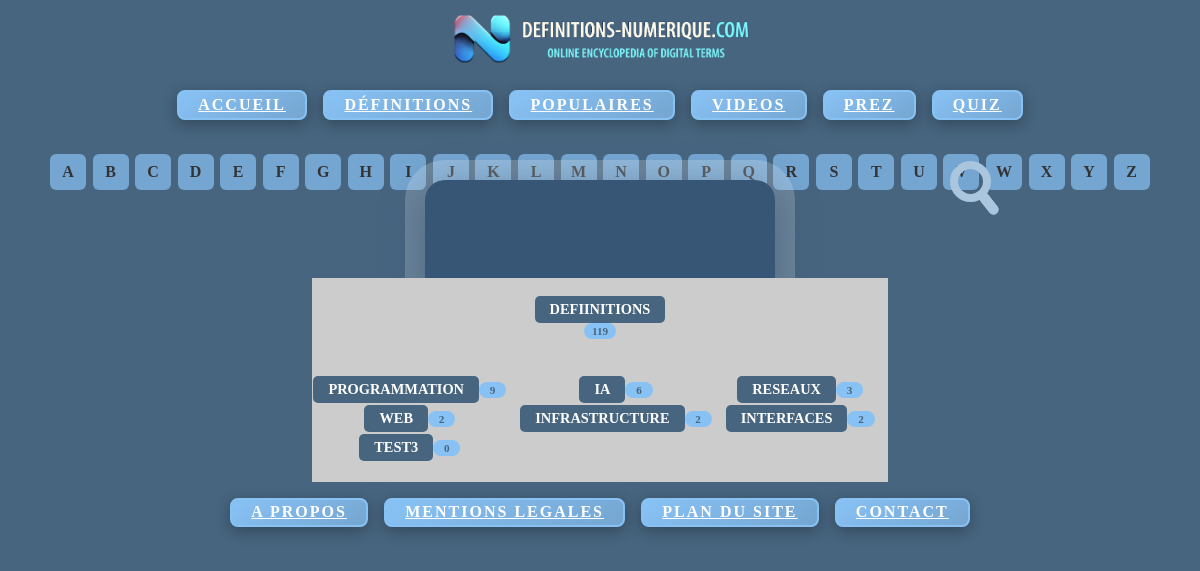
/categories.php, run on the app's committed database.
### tables this page shows
CREATE TABLE `categorie` (
  `catid` int(10) NOT NULL,
  `catnom` varchar(100) NOT NULL
);

### categories.php (the view, shortened to what this page needs)
<!DOCTYPE html>
<html lang="fr">
<head>
    <link rel="stylesheet" href="style.css" />
</head>
<body>
    <div class="bandeaudiv" type="video/mp4">
        <?php include "bandeau.php"; ?>
    </div>
    <div class="search-alpha-wrapper"><div class="lettresdiv">
        <?php include "lettres.php"; ?>
    </div>
    <div class="barrediv">
        <?php include "barrederecherche.php"; ?>
    </div>
    <div class="homediv">
        <div class="container">
            <div class="home">
                <div class="controls">
<?php
$conn = new mysqli($_ENV['DB_SERVERNAME'], $_ENV['DB_USERNAME'], $_ENV['DB_PASSWORD'], $_ENV['DB_NAME']);
	$conn->set_charset("utf8mb4");
$conn2 = new mysqli($_ENV['DB_SERVERNAME'], $_ENV['DB_USERNAME'], $_ENV['DB_PASSWORD'], $_ENV['DB_NAME']);
	$conn2->set_charset("utf8mb4");
   printf ("<br><a href='definitions.php' class='rubrique'>DEFIINITIONS</a>");
if ($result3 = mysqli_query($conn, "SELECT COUNT(*) as total from definition"))
{
    while ($row3 = $result3->fetch_assoc())
	{
        		printf ("<span class='styled-span'> %s </span><br><br>", $row3['total']);
 	 }
  }
else
		{
		}
if ($result = mysqli_query($conn, "SELECT * from categorie"))
{
     printf("<center><table class=tab border='0' ><tr>");
    $compteur = -1;
    while ($row = $result->fetch_assoc())
	{
         if ($compteur %3 == 2){
		    printf("</tr><tr>");
	   }
	   $compteur++;
        printf ("<td><a href='categoriedetail.php?catid=%s' class='rubrique'>%s</a>", $row['catid'], $row['catnom']);
		$catid = intval($row['catid']);
		$sql2="SELECT COUNT(*) as total FROM lien WHERE catid=" . $catid;
		if ($result2 = mysqli_query($conn2,$sql2 ))
		{
			while ($row2 = $result2->fetch_assoc())
			{
				printf ("<span class='styled-span'> %s </span>&nbsp;&nbsp;&nbsp;</td>", $row2['total']);
			}
		}
		else
		{
		}
	}
         printf("</tr></table></center>");
}
?>
                </div>
            </div>
        </div>
    </div>
    <div class="footerdiv">
        <?php include "footer.php"; ?>
    </div>
</body>
</html>

### style.css (style rules this page uses)
:root { --color-light-blue: #88C2F5; --color-blue: #75A6D1; --color-dark-blue: #5E86A8; --color-darker-blue: #47657F; --color-deep-blue: #324759; --color-white: #FFFFFF; }
.rubrique { display: inline-block; padding: 5px 15px; font-size: 0.9rem; font-weight: bold; text-transform: uppercase; text-decoration: none; color: var(--color-white); background: var(--color-darker-blue); border-radius: 5px; transition: background 0.3s ease, color 0.3s ease; }
.styled-span { background-color: var(--color-light-blue); color: var(--color-darker-blue); padding: 2px 8px; font-size: 0.7rem; border-radius: 8px; font-weight: bold; }
body { margin: 0; padding: 0; background-color: var(--color-darker-blue); }
.container { display: flex; justify-content: center; width: 100%; }
.controls { display: flex; justify-content: center; align-items: center; flex-direction: column; width: 100%; }
.tab { margin: 0 auto; border-collapse: collapse; text-align: center; width: 100%; }
.home { max-width: 1200px; height: auto; background-color: #CCCCCC; position: relative; display: flex; justify-content: space-between; flex-wrap: wrap; }
.homediv, .home, .droite, .controls { min-height: auto; height: auto; overflow: visible; }
.footerdiv { margin-top: 40px; }
.home { min-height: unset !important; height: auto !important; padding-bottom: 20px; }
.footerdiv { margin-top: 0; }
.search-alpha-wrapper .barrediv { flex: 0 0 320px; }
.barrediv { flex: 0 0 320px; display: flex; justify-content: center; }

### data on the page
categorie: catnom "PROGRAMMATION", total "9"
categorie: catnom "IA", total "6"
categorie: catnom "RESEAUX", total "3"
categorie: catnom "WEB", total "2"
categorie: catnom "INFRASTRUCTURE", total "2"
categorie: catnom "INTERFACES", total "2"
categorie: catnom "TEST3", total "0"

### other printed values
$lettre "A"
$lettre "B"
$lettre "C"
$lettre "D"
$lettre "E"
$lettre "F"
$lettre "G"
$lettre "H"
$lettre "I"
$lettre "J"
$lettre "K"
$lettre "L"
$lettre "M"
$lettre "N"
$lettre "O"
